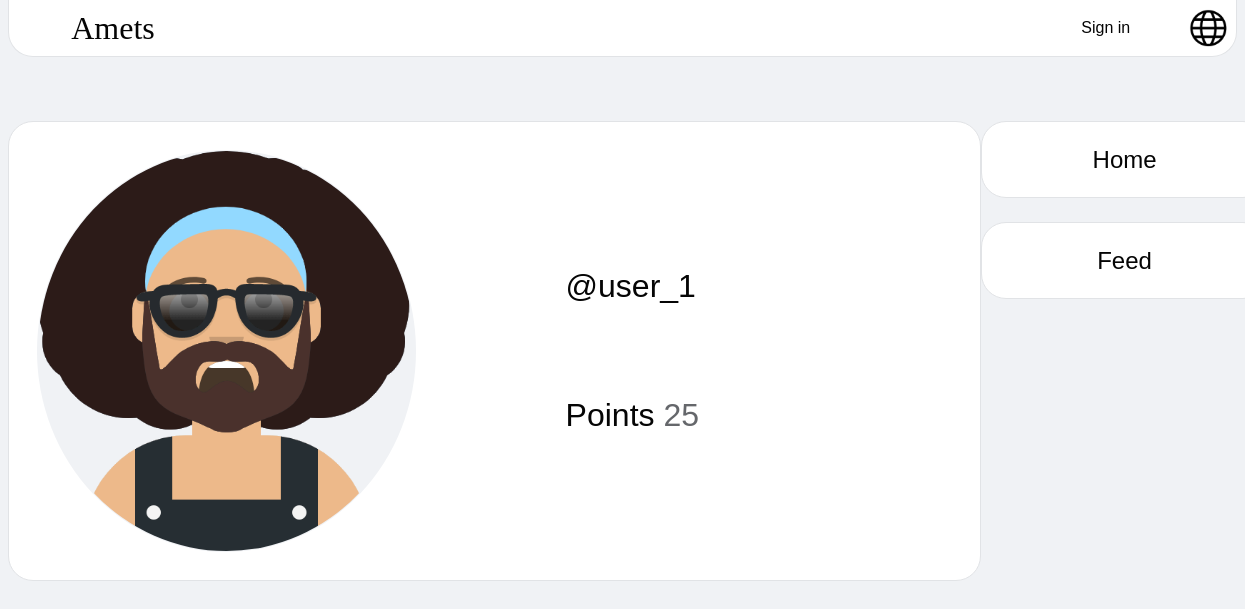
The page /profile/user_1/ on the database its author committed.
### index/models.py (models this page shows, shortened)
class Profile (models.Model):
    user = models.OneToOneField(User, on_delete= models.CASCADE, unique= True)
    profile_points = models.IntegerField(default= 0)
    class ProfileAvatar (models.TextChoices):
        AVATAR_0 = 'index/images/avatars/avatar_0.png'
        AVATAR_1 = 'index/images/avatars/avatar_1.png'
        AVATAR_2 = 'index/images/avatars/avatar_2.png'
        AVATAR_3 = 'index/images/avatars/avatar_3.png'
        AVATAR_4 = 'index/images/avatars/avatar_4.png'
        AVATAR_5 = 'index/images/avatars/avatar_5.png'
        AVATAR_6 = 'index/images/avatars/avatar_6.png'
        AVATAR_7 = 'index/images/avatars/avatar_7.png'
        AVATAR_8 = 'index/images/avatars/avatar_8.png'
        AVATAR_9 = 'index/images/avatars/avatar_9.png'
        AVATAR_10 = 'index/images/avatars/avatar_10.png'
        AVATAR_11 = 'index/images/avatars/avatar_11.png'
    profile_avatar = models.CharField (max_length= 255, choices= ProfileAvatar.choices, default= ProfileAvatar.AVATAR_0)
    @classmethod
    def getAvatarLinkList (cls):
        list = []
        for tuple in cls.ProfileAvatar.choices:
            list.append(tuple[0])
        return list

### index/views.py (the view, shortened to what this page needs)
# urls.py: path('profile/<user_username>/', views.profile, name='profile'),
def profile(request, user_username):
    context = {}
    profile = User.objects.get(username= user_username).profile
    context['profile'] = profile
    context['user'] = request.user
    context['profile_owner'] = False
    if request.user.is_authenticated and user_username == request.user.username:
        context['profile_owner'] = True
    context['avatar_list'] = Prfl.getAvatarLinkList()
    return render(request, 'index/profile.html', context)

### index/templates/index/profile.html (shortened to what this page needs)
{% load static %}
<!DOCTYPE html>
<html>
    <head>
        <link rel="stylesheet" type="text/css" href="{% static 'index/profile.css' %}">
    </head>
    <body>
        <div id="nav_bar">
            <a id="logo" href="{% url 'index:home' %}">Amets</a>
            <div id="user_block">
                {% if user.is_authenticated %}
                    <a href="{% url 'index:profile' user.username %}">
                        <img id="avatar_icon" src="{% static user.profile.profile_avatar %}" alt="Avatar icon" width="45.2" height="48">
                    </a>
                    <a id="username" href="{% url 'index:profile' user.username %}">@{{user.username}}</a>
                {% else %}
                    <a id="sign_in" href="{% url 'index:sign_in' %}">Sign in</a>
                {% endif %}
            </div>
            <img id="language_icon" src="{% static 'index/images/language_icon.png' %}" alt="Language icon" width="56" height="56" onclick="select()">
        </div>
        <div id="main_panel">
            <div id="profile_panel">
                <div id="profile_info">
                    {% if profile_owner %}
                        <img id="profile_avatar_owner" src="{% static profile.profile_avatar %}" alt="Avatar icon" width="377.2" height="400" onclick="change()">
                    {% else %}
                        <img id="profile_avatar" src="{% static profile.profile_avatar %}" alt="Avatar icon" width="377.2" height="400">
                    {% endif %}
                    <div id="profile_aside">
                        <span id="profile_username">@{{profile.user.username}}</span>
                        <span id="profile_points">Points <span id="profile_points_span">{{profile.profile_points}}</span></span>
                    </div>
                </div>
            </div>
            <div id="side_panel">
                <a href="{% url 'index:home' %}">Home</a>
                <a href="{% url 'index:feed' %}">Feed</a>
            </div>
        </div>
    </body>
</html>

### index/static/index/profile.css (style rules this page uses)
* { margin: 0; padding: 0; font-family: Arial, Helvetica, sans-serif; color: rgb(5, 5, 5); }
:link { text-decoration: none; }
body { background-color: rgb(240, 242, 245); display: flex; flex-flow: column nowrap; }
#nav_bar { background-color: rgb(255, 255, 255); border-color: rgb(225, 227, 230); border-style: solid; border-width: 1px; border-top-width: 0px; border-bottom-left-radius: 25px; border-bottom-right-radius: 25px; position: sticky; top: 0px; margin-left: 8px; margin-right: 8px; display: flex; flex-flow: row nowrap; align-items: center; }
#logo { font-family: "Unica One", "Regular" !important; font-size: 32px; margin-right: auto; margin-left: 5vw; transition: font-size 0.5s ease; }
#user_block { margin-left: auto; display: flex; flex-flow: row nowrap; align-items: center; }
#language_icon { cursor: pointer; margin-left: 4vw; }
#main_panel { margin-left: 8px; margin-right: 8px; margin-top: 8vh; display: flex; flex-flow: row nowrap; align-items: flex-start; }
#profile_panel { display: flex; flex-flow: column nowrap; align-items: flex-start; flex-grow: 1; }
#profile_info { margin-bottom: 16px; padding: 28px; width: 73.5vw; display: flex; flex-flow: row nowrap; align-items: center; background-color: rgb(255, 255, 255); border-color: rgb(225, 227, 230); border-style: solid; border-width: 1px; border-radius: 25px; }
#profile_avatar { margin-right: 2vw; border-color: transparent; border-style: solid; border-width: 1px; border-radius: 50%; background-color: rgb(240, 242, 245); }
#profile_aside { margin-left: 10vw; margin-right: auto; height: 350px; display: flex; flex-flow: column nowrap; align-items: flex-start; justify-content: space-evenly; }
#profile_username { font-size: xx-large; }
#profile_points { font-size: xx-large; }
#profile_points_span { font-size: xx-large; color: rgb(101, 103, 107); }
#side_panel { margin-left: auto; display: flex; flex-flow: column nowrap; align-items: center; }
#side_panel > * { background-color: rgb(255, 255, 255); border-color: rgb(225, 227, 230); border-style: solid; border-width: 1px; border-radius: 25px; margin-bottom: 3vh; min-width: 285px; min-height: 75px; text-align: center; line-height: 75px; font-size: 24px; }

### rows shown on the page
Profile: profile_avatar (picture), user.username "user_1", profile_points "25"
